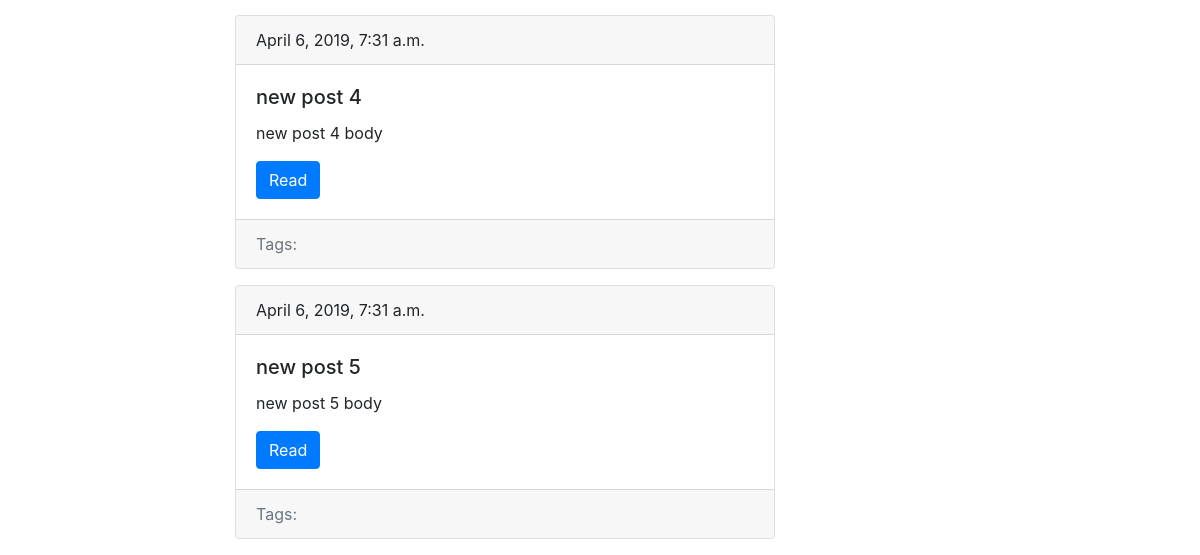
/blog/ (lower part), run on an earlier commit of the app's database.
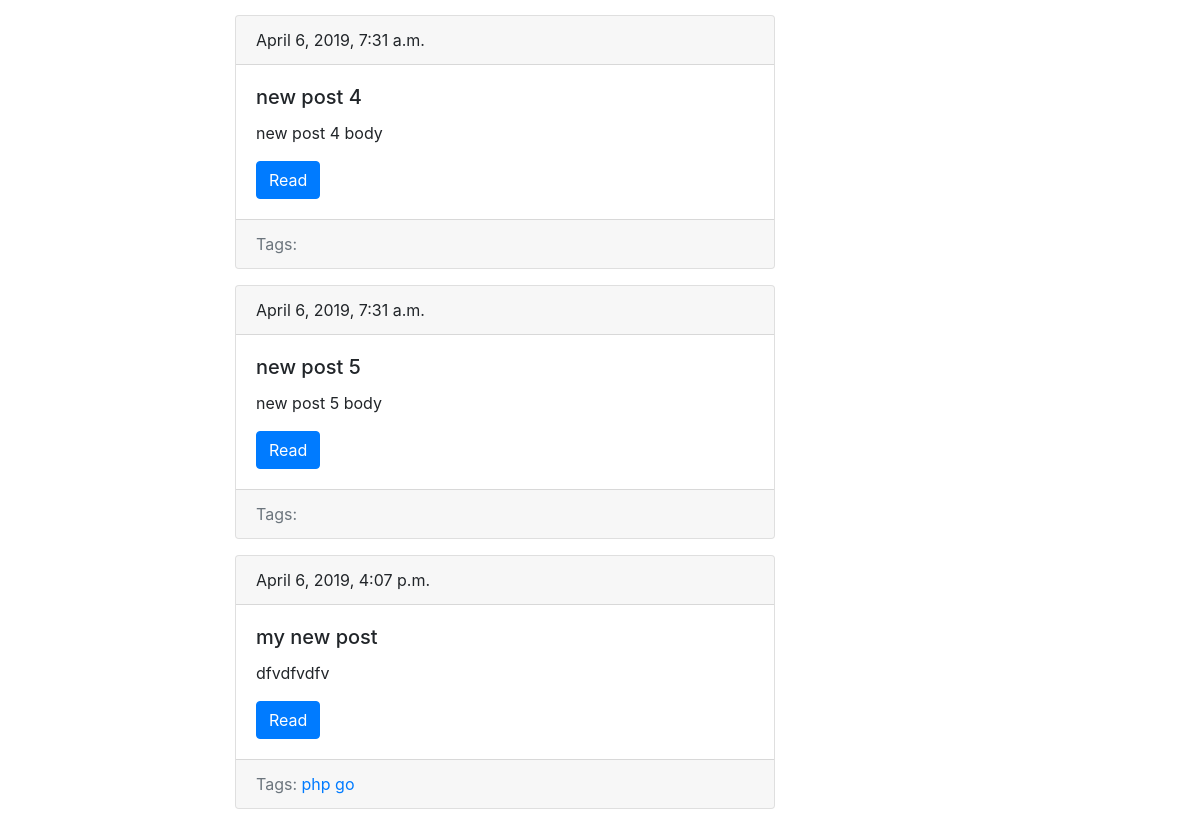
And on a later commit of the database.
### blog/models.py (models this page shows, shortened)
class Post(models.Model):
    title = models.CharField(max_length=150, db_index=True)
    slug = models.SlugField(max_length=150, blank=True, unique=True)
    body = models.TextField(blank=True, db_index=True)
    tags = models.ManyToManyField('Tag', blank=True, related_name='posts')
    date_pub = models.DateTimeField(auto_now_add=True)
    def get_absolute_url(self):
        return reverse('post_detail_url', kwargs={'slug': self.slug})

class Tag(models.Model):
    title = models.CharField(max_length=50)
    slug = models.CharField(max_length=50, unique=True)
    def get_absolute_url(self):
        return reverse('tag_detail_url', kwargs={'slug': self.slug})

### blog/views.py (the view)
# urls.py: path('', posts_list, name='posts_list_url'),
def posts_list(request):
    posts = Post.objects.all()
    return render(request, 'blog/index.html', context={'posts': posts})

### blog/templates/blog/index.html (shortened to what this page needs)
{% extends 'blog/base_blog.html' %}
{% block content %}
  {% for post in posts %}
      {% include 'blog/includes/post_card_template.html' %}
  {% endfor %}
{% endblock %}

### blog/templates/blog/includes/post_card_template.html
<div class="card mb-3">
    <div class="card-header">
        {{ post.date_pub }}
    </div>
    <div class="card-body">
        <h5 class="card-title"> {{ post.title }} </h5>
        <p class="card-text"> {{ post.body|truncatewords:15 }} </p>
        <a href="{{ post.get_absolute_url }}" class="btn btn-primary">Read</a>
    </div>
    <div class="card-footer text-muted">
        Tags:
        {% for tag in post.tags.all %}
            <a href="{{ tag.get_absolute_url }}">{{ tag.title }}</a>
        {% endfor %}
    </div>
</div>

What changed in the data, as far as the page shows it:
added Post: date_pub "April 6, 2019, 4:07 p.m.", title "my new post", body "dfvdfvdfv"
now on this page (row unchanged): Tag: title "php"
now on this page (row unchanged): Tag: title "go"
